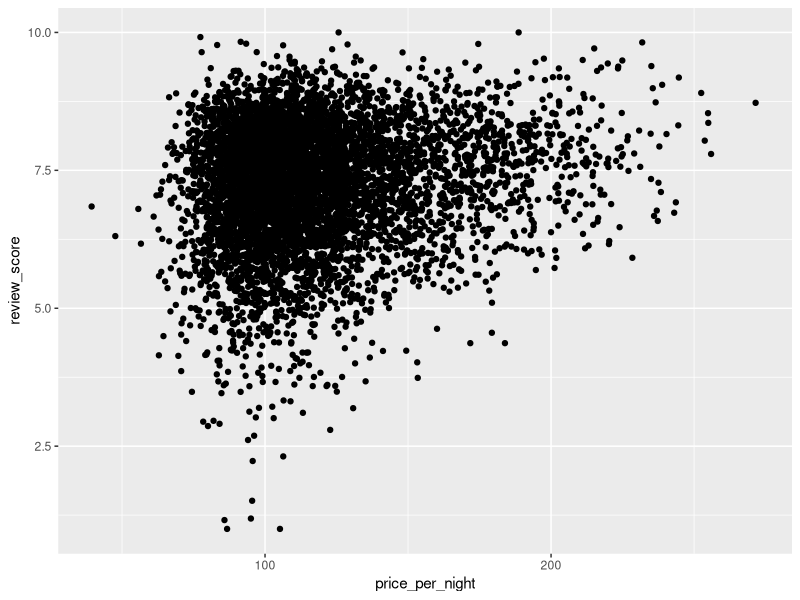
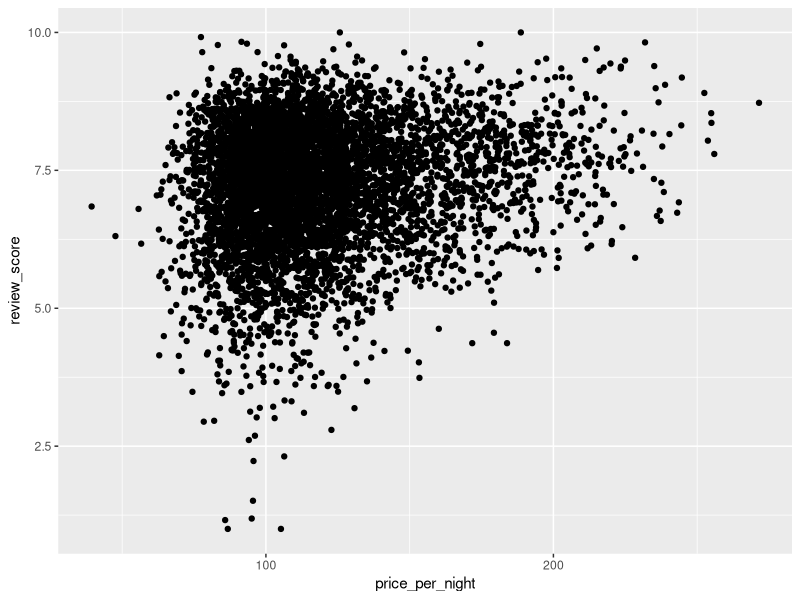
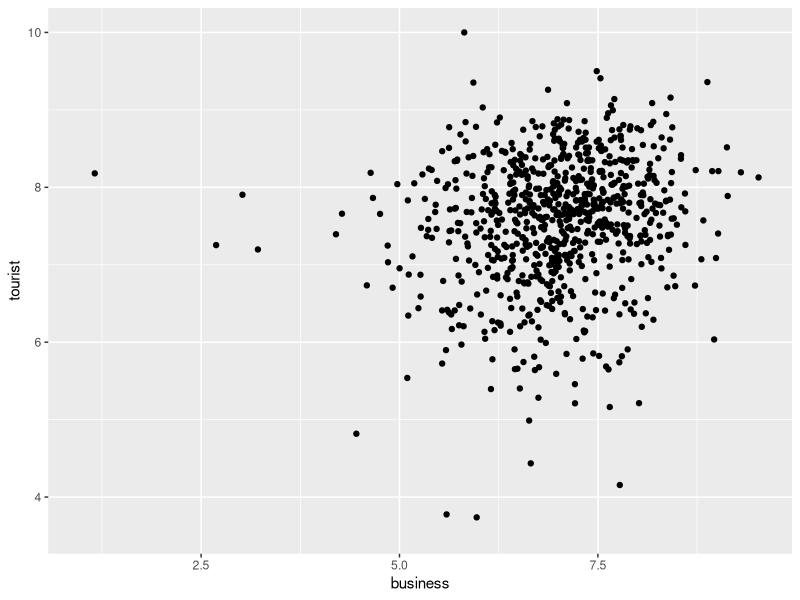

Source code (R) for these figures, in order:
install.packages("tidyverse")

library(tidyverse)

booking <- read_csv("Tidyverse/bookings.csv")
booking
head(booking)
tail(booking)
subset <- select(booking, room_nights, review_score) #can add more column
subset2 <- select(booking, -room_nights)
subset
subset2



subset3 <- select (booking, room_nights)
subset3
subset4 <- filter(subset3, room_nights<6)
subset4
head(subset4, 2)

# Pipe operator

function(x,y) # same as
x %>% function(y)

c(1,2,3) %>% sum()
c(1,2,3, NA) %>% sum(na.rm=TRUE)
booking %>% head(2)

head(
  select(
    filter(
      booking, price_per_night<80
      ),
    price_per_night , room_nights
  ),
  2
)

booking %>% filter(price_per_night <80) %>% select(price_per_night , room_nights) %>% head(2)



booking %>% ggplot(aes(x=price_per_night, y=review_score)) + geom_point()



booking %>% 
  filter(room_nights <=7, status=="stayed") %>% 
  select(price_per_night, review_score) %>% 
  ggplot(aes(price_per_night, review_score)) +
  geom_point()

subset6= booking %>% 
  mutate(total_price = price_per_night + room_nights)
#if column name does not exist it will create, or it will replace existing column
subset6

booking %>% 
  mutate(property_id=as.integer(property_id))

subset7=booking %>% 
  mutate(total_price = price_per_night + room_nights) %>% 
  summarise(
    n=n(),
    n_stayed= sum(status=="stayed"),
    mean=mean(total_price)
  )
subset7

subset8= booking %>% 
  group_by(for_business) %>% 
  summarise(
    n=n(),
    review_score= mean(review_score, na.rm=TRUE)
  )
 
subset9= booking %>%  
  filter(for_business=="TRUE")
subset9

booking <- read_csv("Tidyverse/bookings.csv")
properties <- read_csv("Tidyverse/properties.csv")
d <- booking %>% full_join(properties)

d %>%  drop_na() # remove all the row with missing value
d %>% drop_na(review_score) # remove missing value only on review score column 
properties
booking

#reshaping data

day_order <- c("sun", "mon", "tue","wed", "thu", "fri", "sat")


checkin_out <- d %>% 
  count(destination , checkin_day) %>% 
  mutate(checkin_day = factor(checkin_day, levels=day_order))

p<- checkin_out %>% spread(checkin_day, n)

rev <- p %>% gather(day,n, sun,mon,tue,wed,thu,fri,sat)




# Create a vector of numbers
x <- c(1, 2, 3, 4, 5)

# Use if_else() to check if each element of x is greater than 3
result <- if_else(x > 3, "greater", "less or equal")

# Print the result
print(result)

library(dplyr)

# Create a sample dataframe
df <- data.frame(
  x = c(1, 2, 3, 4, 5),
  y = c(6, 7, 8, 9, 10)
)

# Apply if_else() to create a new column based on a condition
df <- df %>%
  mutate(new_column = if_else(x > 3, "greater", "less or equal"))

# Print the modified dataframe
print(df)



review_by_group <- d %>% 
  group_by(property_id, for_business) %>% #just group it for further use does not change dataset or make subset
  summarise(review_score=mean(review_score, na.rm = TRUE))#calculates the mean of the review_score variable for each group
review_by_group

wide_review <- review_by_group %>% 
  mutate(for_business=if_else(for_business, "business", "tourist")) %>% 
  spread(for_business, review_score)

wide_review %>% 
  ggplot(aes(business, tourist)) + geom_point()

review_by_group  
#applyfunction cheat sheet


filter(booking, property_id==1001)











